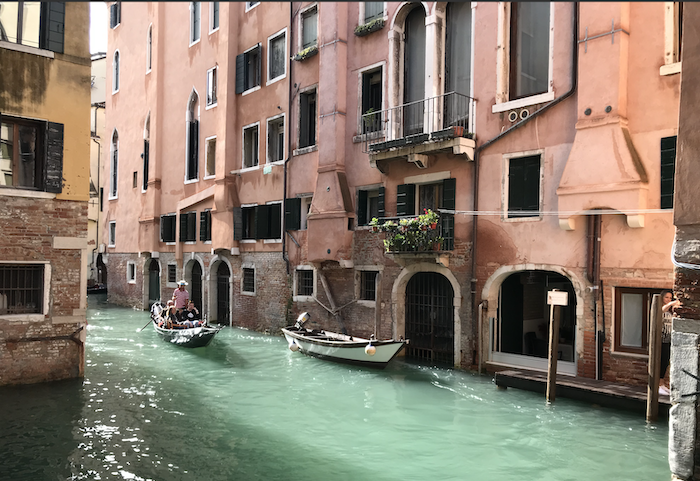
#> input picture edgedetect/assets/canal.png, 700 x 481 px
$ python meanblur_02.py   (older library calls are emulated)
#> lines starting #> are read from the running program, lines starting #| are printed output that depends on the picture
import numpy as np
import cv2

KERNEL_SIZE = (5, 5)

img = cv2.imread("assets/canal.png")
#> img is the input picture: shape (481, 700, 3); mean B, G, R 109.7, 124, 136.1
gray = cv2.cvtColor(img, cv2.COLOR_BGR2GRAY)
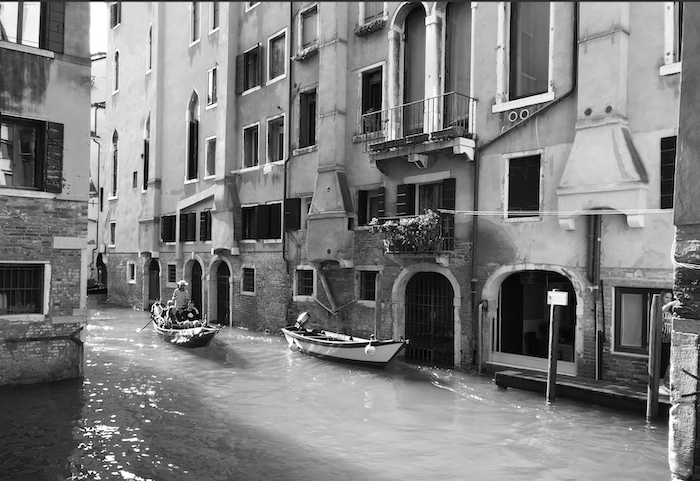
#> gray: shape (481, 700); min 0, max 255, mean 126
print(f'Gray: {gray[:5, :5]}')
#| Gray: [[ 31  27  21  17  21]
#|  [ 77  85  86  87  90]
#|  [205 205 215 227 222]
#|  [224 230 222 243 249]
#|  [138 210 206 218 242]]
print(f'Shape of Original: {gray.shape}')
#| Shape of Original: (481, 700)

for i in range(3):
    newval = np.round(np.mean(gray[:5, i:i+5]))
    print(f'Mean of 25x25 pixel #{i+1}: {np.int(newval)}')
#> this loop made 3 passes
#> newval on passes 1 to 3: 152, 158, 160
#| Mean of 25x25 pixel #1: 152
#| Mean of 25x25 pixel #2: 158
#| Mean of 25x25 pixel #3: 160

cv2.imshow("Gray", gray)
cv2.waitKey(0)

mean_blur = np.ones(KERNEL_SIZE, dtype="float32") * (1.0 / (5 ** 2))
#> mean_blur = [[0.04, 0.04, 0.04, 0.04, 0.04], [0.04, 0.04, 0.04, 0.04, 0.04], [0.04, 0.04, 0.04, 0.04, 0.04], [0.04, 0.04, 0.04, 0.04, 0.04], [0.04, 0.04, 0.04, 0.04, 0.04]]
smoothed_col = cv2.filter2D(img, -1, mean_blur)
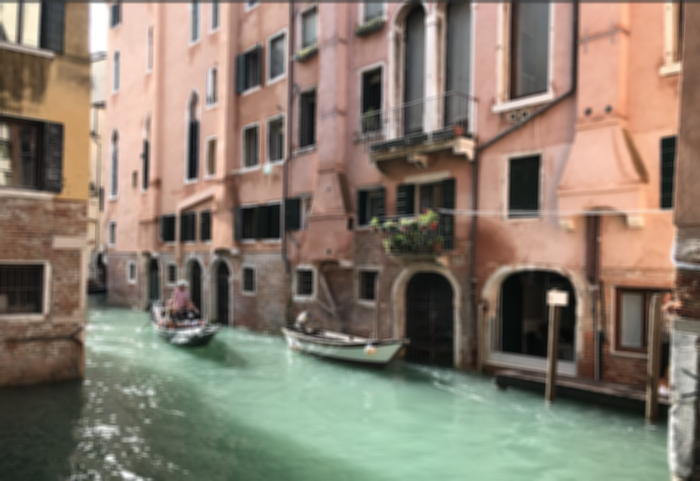
#> smoothed_col: shape (481, 700, 3); mean B, G, R 109.8, 124, 136.2
smoothed_gray = cv2.filter2D(gray, -1, mean_blur)
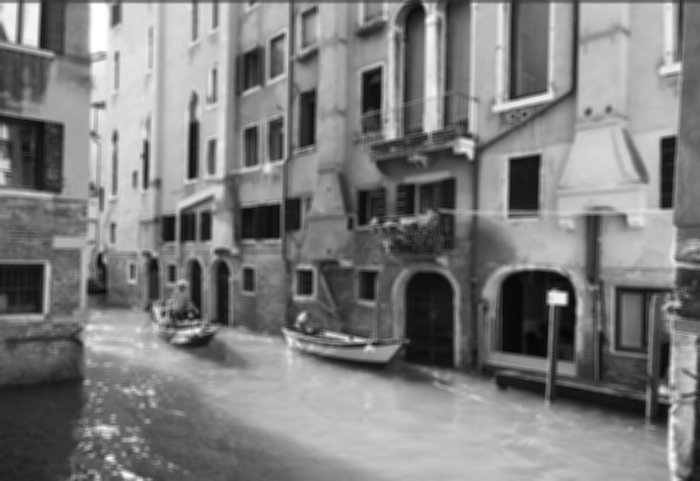
#> smoothed_gray: shape (481, 700); min 6, max 255, mean 126

cv2.imshow("Smoothed Colored", smoothed_col)
cv2.waitKey(0)

cv2.imshow("Smoothed Gray", smoothed_gray)
cv2.waitKey(0)
print(f'Smoothed: {smoothed_gray[:5, :5]}')
#| Smoothed: [[122 123 125 127 128]
#|  [126 127 128 131 132]
#|  [148 149 152 158 160]
#|  [177 179 184 196 202]
#|  [197 199 204 222 229]]
print(f'Shape of Smoothed: {smoothed_gray.shape}')
#| Shape of Smoothed: (481, 700)
